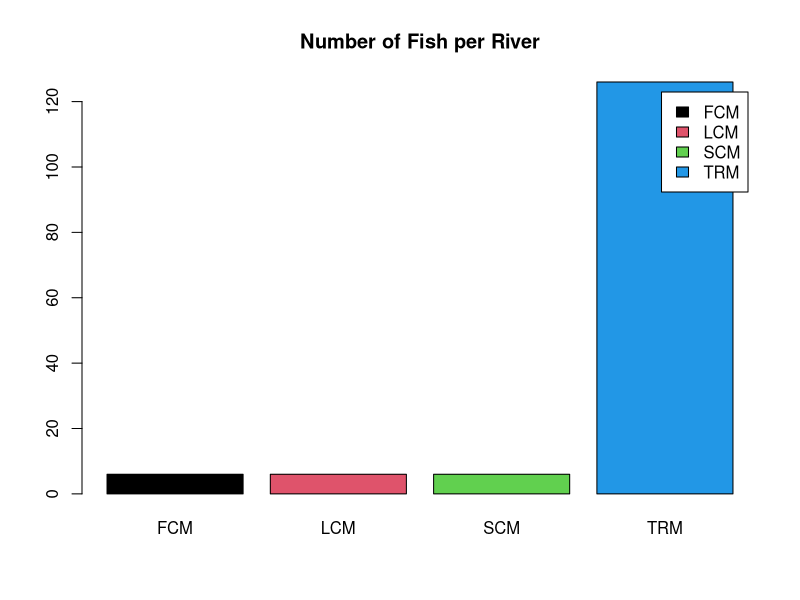
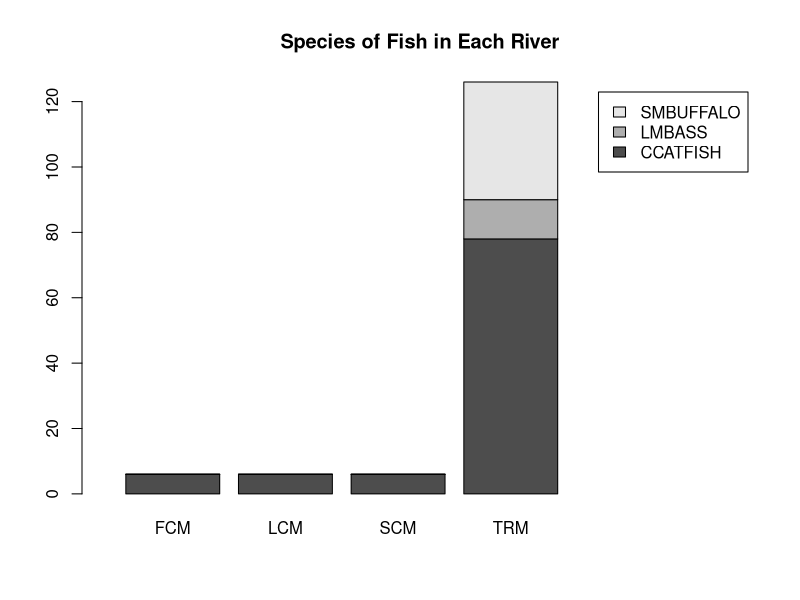
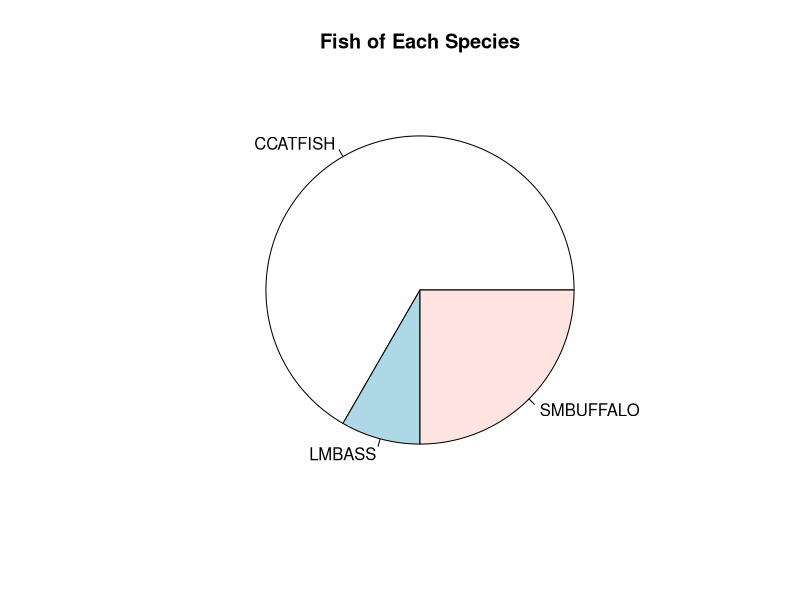
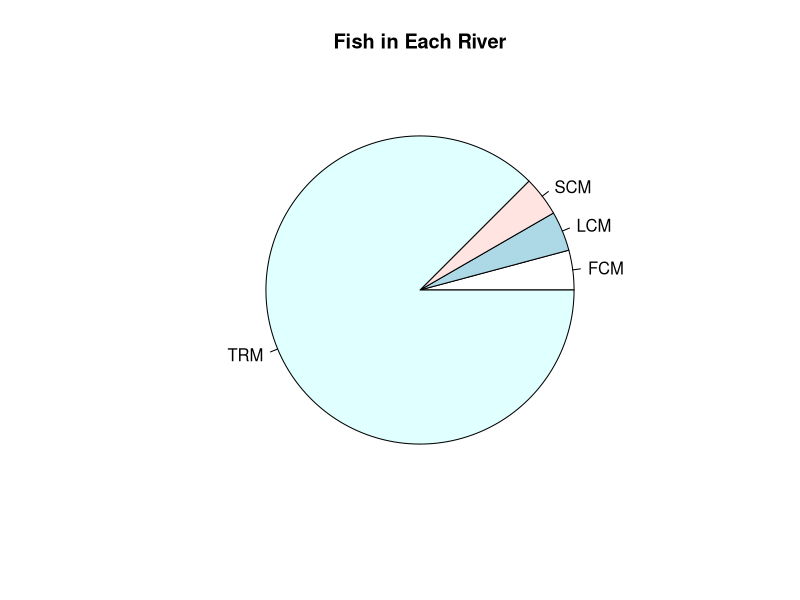
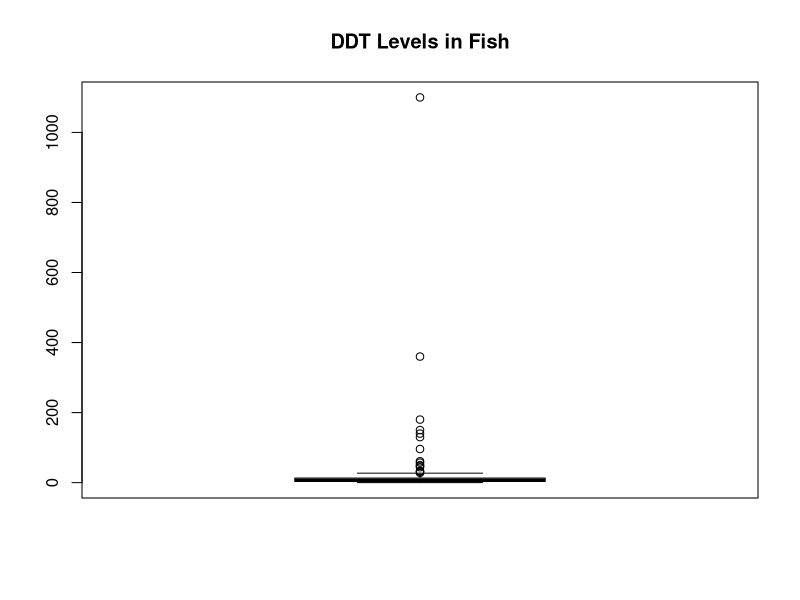
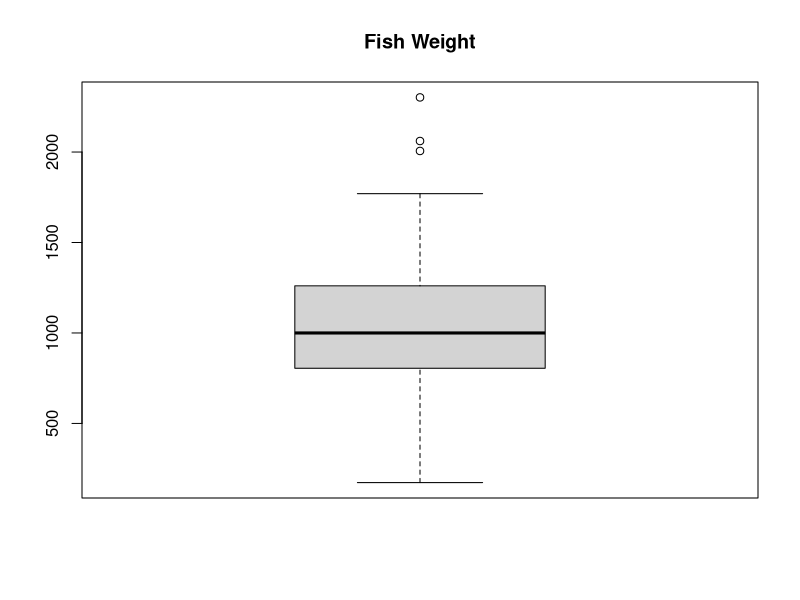
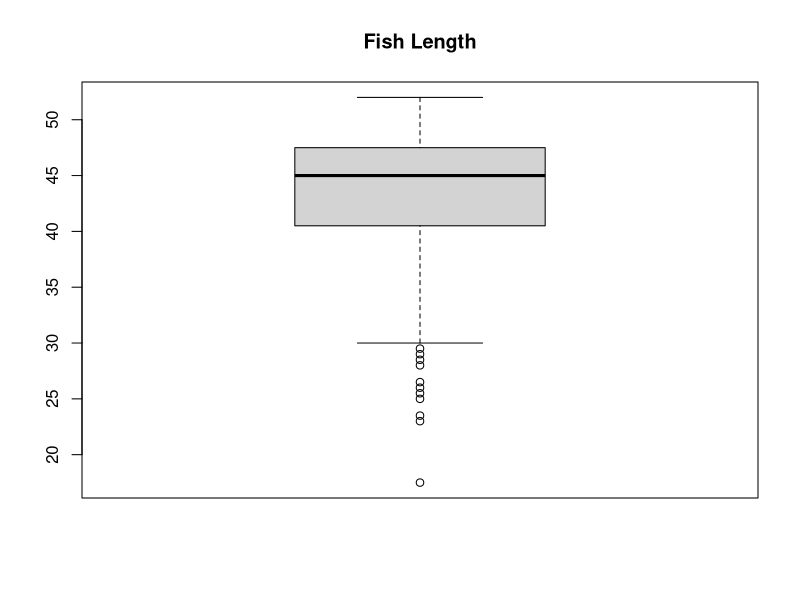

Write R code to recreate these figures, in order.
## ---- chunk 1
knitr::opts_chunk$set(echo = TRUE)
## ---- chunk 2
getwd()
## ---- chunk 3
ddt = read.csv("DDT.csv")
head(ddt)
## ---- chunk 4
unlist(lapply(ddt, is.factor))
## ---- chunk 5
levels(ddt$SPECIES)
## ---- chunk 6
temp = with(ddt, ddt[WEIGHT>800 & SPECIES == "LMBASS",])
print(temp)
## ---- chunk 7
temp = with(ddt, ddt[RIVER == "SCM" & DDT > 4.0,])
print(temp)
## ---- chunk 8
tabRVR = table(ddt$RIVER)
print(tabRVR)
## ---- chunk 9
barRVR = barplot(tabRVR, beside = TRUE, col = 1:4, legend.text = TRUE, main = "Number of Fish per River")
## ---- chunk 10
tabRF = with(ddt, table(SPECIES, RIVER))
print(tabRF)
## ---- chunk 11
barRF = barplot(tabRF, main = "Species of Fish in Each River", legend.text = TRUE, width = 3, xlim = c(0, 20))
## ---- chunk 12
tabS = with(ddt, table(SPECIES))
pie(tabS, main = "Fish of Each Species")
## ---- chunk 13
tabR = with(ddt, table(RIVER))
pie(tabR, main = "Fish in Each River")
## ---- chunk 14
BoxDDT = boxplot(ddt$DDT, main = "DDT Levels in Fish")
## ---- chunk 15
BoxW = boxplot(ddt$WEIGHT, main = "Fish Weight")
## ---- chunk 16
BoxL = boxplot(ddt$LENGTH, main = "Fish Length")
